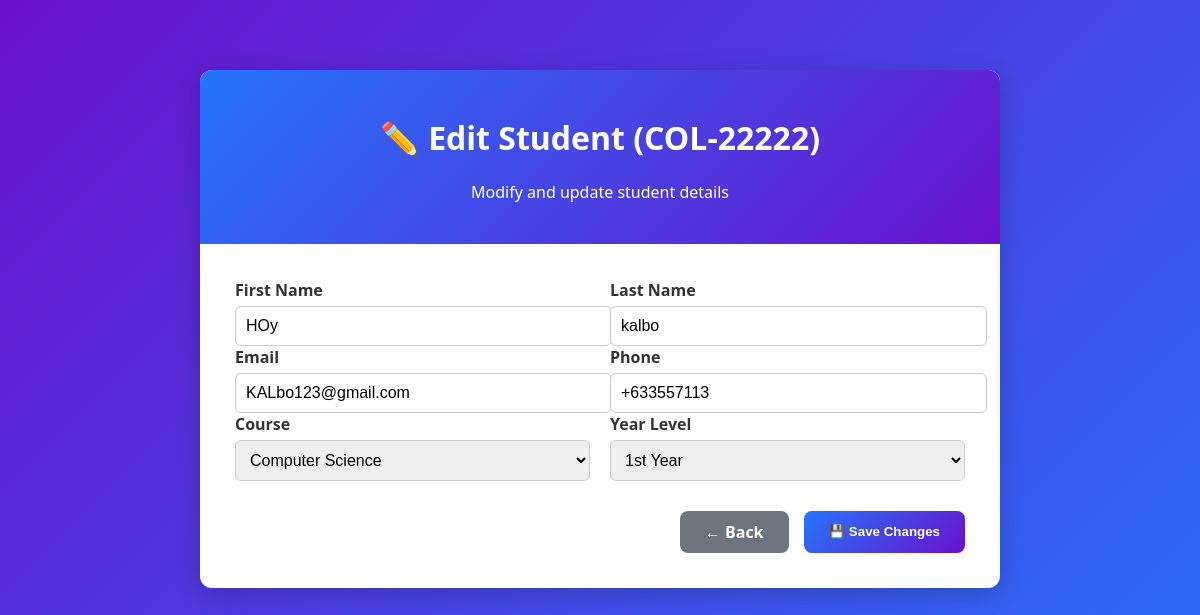
Page /php/admin/edit_student.php?id=COL-22222 on the committed database.
### tables this page shows
CREATE TABLE `students` (
  `id` int(11) NOT NULL,
  `student_id` varchar(50) NOT NULL,
  `first_name` varchar(100) NOT NULL,
  `last_name` varchar(100) NOT NULL,
  `email` varchar(255) NOT NULL,
  `phone` varchar(20) DEFAULT NULL,
  `course` varchar(100) NOT NULL,
  `year_level` varchar(20) NOT NULL,
  `password` varchar(255) NOT NULL,
  `profile_picture` varchar(500) DEFAULT NULL,
  `qr_code_url` varchar(500) DEFAULT NULL,
  `created_at` timestamp NOT NULL DEFAULT current_timestamp(),
  `updated_at` timestamp NOT NULL DEFAULT current_timestamp() ON UPDATE current_timestamp()
);

### php/admin/edit_student.php (the view, shortened to what this page needs)
<?php
$host = 'localhost';
$username = 'root';
$password = '';
$database = 'student_management';
$conn = new mysqli($host, $username, $password, $database);
$conn->set_charset("utf8mb4");
$student = [];
$student_id = trim($_GET['id']);
$sql = "SELECT * FROM students WHERE student_id = ?";
$stmt = $conn->prepare($sql);
$stmt->bind_param("s", $student_id);
$stmt->execute();
$result = $stmt->get_result();
if ($result->num_rows === 1) {
    $student = $result->fetch_assoc();
} else {
    die("Student not found for ID: " . htmlspecialchars($student_id));
}
?>
<!DOCTYPE html>
<html lang="en">
<head>
</head>
<body>
<div class="container">
    <div class="header">
        <h1>✏️ Edit Student (<?php echo htmlspecialchars($student['student_id']); ?>)</h1>
        <p>Modify and update student details</p>
    </div>
    <div class="form-container">
        <form method="POST" action="">
            <div class="form-row">
                <div>
                    <label>First Name</label>
                    <input type="text" name="first_name" value="<?php echo htmlspecialchars($student['first_name']); ?>" required>
                </div>
                <div>
                    <label>Last Name</label>
                    <input type="text" name="last_name" value="<?php echo htmlspecialchars($student['last_name']); ?>" required>
                </div>
            </div>
            <div class="form-row">
                <div>
                    <label>Email</label>
                    <input type="email" name="email" value="<?php echo htmlspecialchars($student['email']); ?>" required>
                </div>
                <div>
                    <label>Phone</label>
                    <input type="text" name="phone" value="<?php echo htmlspecialchars($student['phone']); ?>" required>
                </div>
            </div>
            <div class="form-row">
                <div>
                    <label>Course</label>
                    <select name="course" required>
                        <option value="Computer Science" <?php if($student['course']=="Computer Science") echo "selected"; ?>>Computer Science</option>
                    </select>
                </div>
                <div>
                    <label>Year Level</label>
                    <select name="year_level" required>
                        <option value="1st Year" <?php if($student['year_level']=="1st Year") echo "selected"; ?>>1st Year</option>
                    </select>
                </div>
            </div>
            <div class="button-group">
                <a href="manage_students.php" class="btn btn-secondary">← Back</a>
                <button type="submit" class="btn btn-primary">💾 Save Changes</button>
            </div>
        </form>
    </div>
</div>
</body>
</html>

### php/admin/edit_student.php (style rules this page uses)
body { font-family: 'Segoe UI', sans-serif; background: linear-gradient(135deg, #6a11cb, #2575fc); min-height: 100vh; margin: 0; padding: 20px; color: #333; }
.container { max-width: 800px; background: #fff; margin: 50px auto; border-radius: 12px; box-shadow: 0 6px 25px rgba(0,0,0,0.2); overflow: hidden; }
.header { background: linear-gradient(135deg, #2575fc, #6a11cb); color: white; text-align: center; padding: 25px; }
.form-container { padding: 35px; }
.form-row { display: grid; grid-template-columns: 1fr 1fr; gap: 20px; }
label { font-weight: 600; color: #333; }
input, select { width: 100%; padding: 10px; border: 1px solid #ccc; border-radius: 6px; margin-top: 5px; font-size: 1rem; }
.button-group { margin-top: 30px; display: flex; justify-content: flex-end; gap: 15px; }
.btn { padding: 10px 25px; border: none; border-radius: 8px; font-weight: 600; cursor: pointer; text-decoration: none; transition: 0.3s ease; }
.btn-primary { background: linear-gradient(135deg, #2575fc, #6a11cb); color: #fff; }
.btn-secondary { background: #6c757d; color: #fff; }

### rows in the picture
students: student "COL-22222", first_name "HOy", last_name "kalbo", email "KALbo123@gmail.com", phone "+633557113", course "Computer Science", year_level "1st Year"
